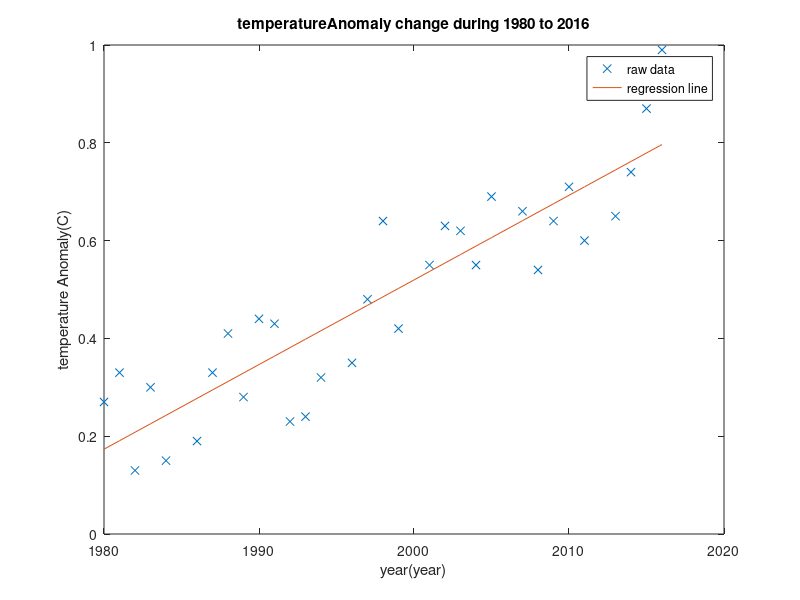

This figure's MATLAB source:
%%%%%%%%%%%%%%%%%%%%%%%%%%%%%%%%%%%%%%%%%%%%%%%%%%%%%%%%%%%%%%%%%%%%%%
% ENGR 132 
% Program Description 
%	Allows a user to predict temperature anomaly when given year. 
%   The scrpt loads data, constructs the model, displays the 
%   regression information in text and in a plot
%
%
% Assigment Information
%   Assignment:         PS 04, Problem 2
%	Author:             Yuefan Fu, fu194@purdue.edu
%  	Team ID:            001-05
%  	Contributor:        Name, login@purdue [repeat for each]
%%%%%%%%%%%%%%%%%%%%%%%%%%%%%%%%%%%%%%%%%%%%%%%%%%%%%%%%%%%%%%%%%%%%%%


%% ____________________
%% INITIALIZATION
%import all the data needed from txt file
allData=importdata('Data_global_temp_anomalies.txt','\t');
year=allData.data(:,1);
temperatureAnomaly=allData.data(:,2);
%% ____________________
%% CALCULATIONS
%calculate the coefficient a,b for y=a*x+b
result=polyfit(year,temperatureAnomaly,1);
%calculate SSE and SST
SST=sum((temperatureAnomaly-mean(temperatureAnomaly)).^2);
SSE=sum((temperatureAnomaly-result(1)*year-result(2)).^2);
%calculate R^2
rSquare=1-SSE/SST;
%% ____________________
%% FORMATTED TEXT & FIGURE DISPLAYS
fprintf('The equation is temperatureAnomal = %.4f year %.4f.\n',result);
fprintf('SST  %.4f\nSSE = %.4f\nR^2= %.4f\n',SST,SSE,rSquare);
%plot raw data;
plot(year,temperatureAnomaly,'x');
hold on;
%plot regression line
plot(year,year*result(1)+result(2));
legend('raw data','regression line')
xlabel('year(year)');
ylabel('temperature Anomaly(C)');
title('temperatureAnomaly change during 1980 to 2016');


%% ____________________
%% ANALYSIS

%% -- Q1
% The excel and matlab use the same method to get a best fit linear
% regresion so they have the same result.


%% ____________________
%% ACADEMIC INTEGRITY STATEMENT
% I/We have not used source code obtained from any other unauthorized
% source, either modified or unmodified.  Neither have I/we provided
% access to my/our code to another. The project I/we am/are submitting
% is my/our own original work.
%